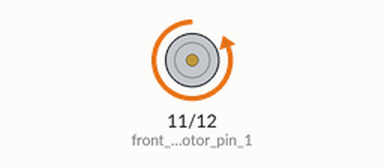
Recording of a sketch running on a simulated Arduino Uno, built with avr-gcc and run on an emulated ATmega328P. Shown: motor-driver pin pairs drawn as motors (green arrow = first pin HIGH = forward, orange = second pin HIGH = backward, longer = more drive, scaled by the enable pin).

Above: at 1.5 s.
At 3.05 s:
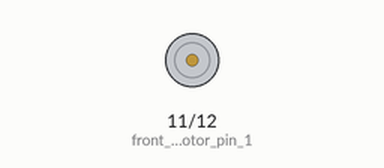
At 4.6 s:
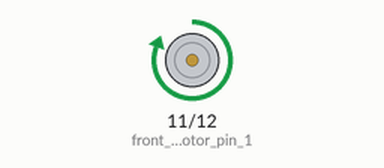
Timing chart, 0 to 8.1 s (numbered marks = the images above):
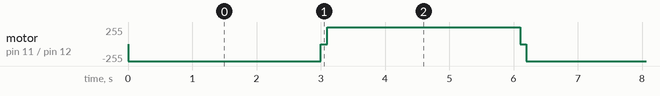

The sketch:

L3_2.ino
```cpp
/*
  Lesson 3
  Mission 2
*/
void setup() {
  // put your setup code here, to run once:

  pinMode(6, OUTPUT);//PWM pin

  pinMode(11, OUTPUT);//front left motor pin 1
  pinMode(12, OUTPUT);//front left motor pin 2

  digitalWrite(6, HIGH);//set the PWM HIGH for now

}

void loop() {
  // put your main code here, to run repeatedly:

  //forward
  digitalWrite(12, HIGH);
  digitalWrite(11, LOW);
  delay(3000);

  //stop
  digitalWrite(12, LOW);
  digitalWrite(11, LOW);
  delay(100);

  //backward
  digitalWrite(12, LOW);
  digitalWrite(11, HIGH);
  delay(3000);

   //stop
  digitalWrite(12, LOW);
  digitalWrite(11, LOW);
  delay(100);


}
```

Measured:
- by itself, motor on pin 11 (front_left_motor_pin_1) / pin 12 (front_left_motor_pin_2): repeats every 6.2 s: stopped 0.10 s, forward 255/255 3.0 s, stopped 0.10 s, backward 255/255 3.0 s
